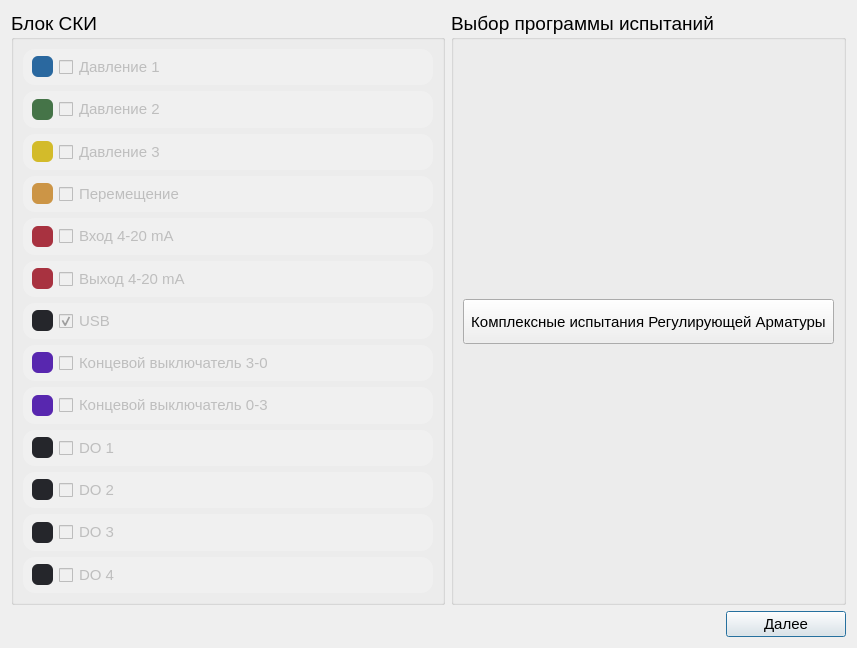
<?xml version="1.0" encoding="UTF-8"?>
<ui version="4.0">
 <class>SelectTests</class>
 <widget class="QDialog" name="SelectTests">
  <property name="geometry">
   <rect>
    <x>0</x>
    <y>0</y>
    <width>857</width>
    <height>648</height>
   </rect>
  </property>
  <property name="windowTitle">
   <string>Выбор программы испытаний</string>
  </property>
  <layout class="QVBoxLayout" name="verticalLayout_3">
   <item>
    <layout class="QHBoxLayout" name="horizontalLayout_2">
     <item>
      <widget class="QGroupBox" name="groupBox">
       <property name="font">
        <font>
         <family>Segoe UI</family>
         <pointsize>14</pointsize>
         <bold>false</bold>
        </font>
       </property>
       <property name="title">
        <string>Блок СКИ</string>
       </property>
       <layout class="QVBoxLayout" name="verticalLayout">
        <item>
         <widget class="QFrame" name="frame_pressure_1">
          <property name="enabled">
           <bool>false</bool>
          </property>
          <property name="sizePolicy">
           <sizepolicy hsizetype="Expanding" vsizetype="Preferred">
            <horstretch>0</horstretch>
            <verstretch>0</verstretch>
           </sizepolicy>
          </property>
          <property name="styleSheet">
           <string notr="true">background-color: #F0F0F0;
border-radius: 12px;</string>
          </property>
          <property name="frameShape">
           <enum>QFrame::Shape::StyledPanel</enum>
          </property>
          <property name="frameShadow">
           <enum>QFrame::Shadow::Raised</enum>
          </property>
          <layout class="QHBoxLayout" name="horizontalLayout_15">
           <property name="spacing">
            <number>6</number>
           </property>
           <property name="leftMargin">
            <number>9</number>
           </property>
           <property name="topMargin">
            <number>0</number>
           </property>
           <property name="rightMargin">
            <number>9</number>
           </property>
           <property name="bottomMargin">
            <number>0</number>
           </property>
           <item>
            <widget class="QWidget" name="pressure_1_color" native="true">
             <property name="minimumSize">
              <size>
               <width>21</width>
               <height>21</height>
              </size>
             </property>
             <property name="maximumSize">
              <size>
               <width>21</width>
               <height>21</height>
              </size>
             </property>
             <property name="font">
              <font>
               <pointsize>5</pointsize>
              </font>
             </property>
             <property name="styleSheet">
              <string notr="true">background-color: #2A689F;
border-radius: 6px;</string>
             </property>
            </widget>
           </item>
           <item>
            <widget class="QCheckBox" name="check_box_pressure_1">
             <property name="minimumSize">
              <size>
               <width>0</width>
               <height>32</height>
              </size>
             </property>
             <property name="font">
              <font>
               <family>Segoe UI</family>
               <pointsize>11</pointsize>
               <bold>false</bold>
               <underline>false</underline>
              </font>
             </property>
             <property name="mouseTracking">
              <bool>true</bool>
             </property>
             <property name="styleSheet">
              <string notr="true"/>
             </property>
             <property name="text">
              <string>Давление 1</string>
             </property>
            </widget>
           </item>
          </layout>
         </widget>
        </item>
        <item>
         <widget class="QFrame" name="frame_pressure_2">
          <property name="enabled">
           <bool>false</bool>
          </property>
          <property name="sizePolicy">
           <sizepolicy hsizetype="Expanding" vsizetype="Preferred">
            <horstretch>0</horstretch>
            <verstretch>0</verstretch>
           </sizepolicy>
          </property>
          <property name="styleSheet">
           <string notr="true">background-color: #F0F0F0;
border-radius: 12px;</string>
          </property>
          <property name="frameShape">
           <enum>QFrame::Shape::StyledPanel</enum>
          </property>
          <property name="frameShadow">
           <enum>QFrame::Shadow::Raised</enum>
          </property>
          <layout class="QHBoxLayout" name="horizontalLayout_16">
           <property name="leftMargin">
            <number>9</number>
           </property>
           <property name="topMargin">
            <number>0</number>
           </property>
           <property name="rightMargin">
            <number>9</number>
           </property>
           <property name="bottomMargin">
            <number>0</number>
           </property>
           <item>
            <widget class="QWidget" name="pressure_2_color" native="true">
             <property name="minimumSize">
              <size>
               <width>21</width>
               <height>21</height>
              </size>
             </property>
             <property name="maximumSize">
              <size>
               <width>21</width>
               <height>21</height>
              </size>
             </property>
             <property name="styleSheet">
              <string notr="true">background-color: #457448;
border-radius: 6px;</string>
             </property>
            </widget>
           </item>
           <item>
            <widget class="QCheckBox" name="check_box_pressure_2">
             <property name="minimumSize">
              <size>
               <width>0</width>
               <height>32</height>
              </size>
             </property>
             <property name="font">
              <font>
               <family>Segoe UI</family>
               <pointsize>11</pointsize>
               <bold>false</bold>
               <underline>false</underline>
              </font>
             </property>
             <property name="styleSheet">
              <string notr="true"/>
             </property>
             <property name="text">
              <string>Давление 2</string>
             </property>
            </widget>
           </item>
          </layout>
         </widget>
        </item>
        <item>
         <widget class="QFrame" name="frame_pressure_3">
          <property name="enabled">
           <bool>false</bool>
          </property>
          <property name="sizePolicy">
           <sizepolicy hsizetype="Expanding" vsizetype="Preferred">
            <horstretch>0</horstretch>
            <verstretch>0</verstretch>
           </sizepolicy>
          </property>
          <property name="styleSheet">
           <string notr="true">background-color: #F0F0F0;
border-radius: 12px;</string>
          </property>
          <property name="frameShape">
           <enum>QFrame::Shape::StyledPanel</enum>
          </property>
          <property name="frameShadow">
           <enum>QFrame::Shadow::Raised</enum>
          </property>
          <layout class="QHBoxLayout" name="horizontalLayout_17">
           <property name="leftMargin">
            <number>9</number>
           </property>
           <property name="topMargin">
            <number>0</number>
           </property>
           <property name="rightMargin">
            <number>9</number>
           </property>
           <property name="bottomMargin">
            <number>0</number>
           </property>
           <item>
            <widget class="QWidget" name="pressure_3_color" native="true">
             <property name="minimumSize">
              <size>
               <width>21</width>
               <height>21</height>
              </size>
             </property>
             <property name="maximumSize">
              <size>
               <width>21</width>
               <height>21</height>
              </size>
             </property>
             <property name="styleSheet">
              <string notr="true">background-color: #D3BB2A;
border-radius: 6px;</string>
             </property>
            </widget>
           </item>
           <item>
            <widget class="QCheckBox" name="check_box_pressure_3">
             <property name="minimumSize">
              <size>
               <width>0</width>
               <height>32</height>
              </size>
             </property>
             <property name="font">
              <font>
               <family>Segoe UI</family>
               <pointsize>11</pointsize>
               <bold>false</bold>
               <underline>false</underline>
              </font>
             </property>
             <property name="styleSheet">
              <string notr="true"/>
             </property>
             <property name="text">
              <string>Давление 3</string>
             </property>
            </widget>
           </item>
          </layout>
         </widget>
        </item>
        <item>
         <widget class="QFrame" name="frame_moving">
          <property name="enabled">
           <bool>false</bool>
          </property>
          <property name="styleSheet">
           <string notr="true">background-color: #F0F0F0;
border-radius: 12px;</string>
          </property>
          <property name="frameShape">
           <enum>QFrame::Shape::StyledPanel</enum>
          </property>
          <property name="frameShadow">
           <enum>QFrame::Shadow::Raised</enum>
          </property>
          <layout class="QHBoxLayout" name="horizontalLayout_18">
           <property name="leftMargin">
            <number>9</number>
           </property>
           <property name="topMargin">
            <number>0</number>
           </property>
           <property name="rightMargin">
            <number>9</number>
           </property>
           <property name="bottomMargin">
            <number>0</number>
           </property>
           <item>
            <widget class="QWidget" name="moving_color" native="true">
             <property name="minimumSize">
              <size>
               <width>21</width>
               <height>21</height>
              </size>
             </property>
             <property name="maximumSize">
              <size>
               <width>21</width>
               <height>21</height>
              </size>
             </property>
             <property name="styleSheet">
              <string notr="true">background-color: #CC9546;
border-radius: 6px;</string>
             </property>
            </widget>
           </item>
           <item>
            <widget class="QCheckBox" name="check_box_moving">
             <property name="minimumSize">
              <size>
               <width>0</width>
               <height>32</height>
              </size>
             </property>
             <property name="font">
              <font>
               <family>Segoe UI</family>
               <pointsize>11</pointsize>
               <bold>false</bold>
               <underline>false</underline>
              </font>
             </property>
             <property name="styleSheet">
              <string notr="true"/>
             </property>
             <property name="text">
              <string>Перемещение</string>
             </property>
            </widget>
           </item>
          </layout>
         </widget>
        </item>
        <item>
         <widget class="QFrame" name="frame_input_4_20_mA">
          <property name="enabled">
           <bool>false</bool>
          </property>
          <property name="styleSheet">
           <string notr="true">background-color: #F0F0F0;
border-radius: 12px;</string>
          </property>
          <property name="frameShape">
           <enum>QFrame::Shape::StyledPanel</enum>
          </property>
          <property name="frameShadow">
           <enum>QFrame::Shadow::Raised</enum>
          </property>
          <layout class="QHBoxLayout" name="horizontalLayout_19">
           <property name="leftMargin">
            <number>9</number>
           </property>
           <property name="topMargin">
            <number>0</number>
           </property>
           <property name="rightMargin">
            <number>9</number>
           </property>
           <property name="bottomMargin">
            <number>0</number>
           </property>
           <item>
            <widget class="QWidget" name="input_4_20_mA_color" native="true">
             <property name="minimumSize">
              <size>
               <width>21</width>
               <height>21</height>
              </size>
             </property>
             <property name="maximumSize">
              <size>
               <width>21</width>
               <height>21</height>
              </size>
             </property>
             <property name="styleSheet">
              <string notr="true">background-color: #A83240;
border-radius: 6px;</string>
             </property>
            </widget>
           </item>
           <item>
            <widget class="QCheckBox" name="check_box_input_4_20_mA">
             <property name="minimumSize">
              <size>
               <width>0</width>
               <height>32</height>
              </size>
             </property>
             <property name="font">
              <font>
               <family>Segoe UI</family>
               <pointsize>11</pointsize>
               <bold>false</bold>
               <underline>false</underline>
              </font>
             </property>
             <property name="styleSheet">
              <string notr="true"/>
             </property>
             <property name="text">
              <string>Вход 4-20 mA</string>
             </property>
            </widget>
           </item>
          </layout>
         </widget>
        </item>
        <item>
         <widget class="QFrame" name="frame_output_4_20_mA">
          <property name="enabled">
           <bool>false</bool>
          </property>
          <property name="styleSheet">
           <string notr="true">background-color: #F0F0F0;
border-radius: 12px;</string>
          </property>
          <property name="frameShape">
           <enum>QFrame::Shape::StyledPanel</enum>
          </property>
          <property name="frameShadow">
           <enum>QFrame::Shadow::Raised</enum>
          </property>
          <layout class="QHBoxLayout" name="horizontalLayout_22">
           <property name="leftMargin">
            <number>9</number>
           </property>
           <property name="topMargin">
            <number>0</number>
           </property>
           <property name="rightMargin">
            <number>9</number>
           </property>
           <property name="bottomMargin">
            <number>0</number>
           </property>
           <item>
            <widget class="QWidget" name="output_4_20_mA_color" native="true">
             <property name="minimumSize">
              <size>
               <width>21</width>
               <height>21</height>
              </size>
             </property>
             <property name="maximumSize">
              <size>
               <width>21</width>
               <height>21</height>
              </size>
             </property>
             <property name="styleSheet">
              <string notr="true">background-color: #A83240;
border-radius: 6px;</string>
             </property>
            </widget>
           </item>
           <item>
            <widget class="QCheckBox" name="check_box_output_4_20_mA">
             <property name="minimumSize">
              <size>
               <width>0</width>
               <height>32</height>
              </size>
             </property>
             <property name="font">
              <font>
               <family>Segoe UI</family>
               <pointsize>11</pointsize>
               <bold>false</bold>
               <underline>false</underline>
              </font>
             </property>
             <property name="styleSheet">
              <string notr="true"/>
             </property>
             <property name="text">
              <string>Выход 4-20 mA</string>
             </property>
            </widget>
           </item>
          </layout>
         </widget>
        </item>
        <item>
         <widget class="QFrame" name="frame_usb">
          <property name="enabled">
           <bool>false</bool>
          </property>
          <property name="styleSheet">
           <string notr="true">background-color: #F0F0F0;
border-radius: 12px;</string>
          </property>
          <property name="frameShape">
           <enum>QFrame::Shape::StyledPanel</enum>
          </property>
          <property name="frameShadow">
           <enum>QFrame::Shadow::Raised</enum>
          </property>
          <layout class="QHBoxLayout" name="horizontalLayout_24">
           <property name="leftMargin">
            <number>9</number>
           </property>
           <property name="topMargin">
            <number>0</number>
           </property>
           <property name="rightMargin">
            <number>9</number>
           </property>
           <property name="bottomMargin">
            <number>0</number>
           </property>
           <item>
            <widget class="QWidget" name="usb_color" native="true">
             <property name="minimumSize">
              <size>
               <width>21</width>
               <height>21</height>
              </size>
             </property>
             <property name="maximumSize">
              <size>
               <width>21</width>
               <height>21</height>
              </size>
             </property>
             <property name="styleSheet">
              <string notr="true">background-color: #25262B;
border-radius: 6px;</string>
             </property>
            </widget>
           </item>
           <item>
            <widget class="QCheckBox" name="check_box_usb">
             <property name="enabled">
              <bool>false</bool>
             </property>
             <property name="minimumSize">
              <size>
               <width>0</width>
               <height>32</height>
              </size>
             </property>
             <property name="font">
              <font>
               <family>Segoe UI</family>
               <pointsize>11</pointsize>
               <bold>false</bold>
               <underline>false</underline>
              </font>
             </property>
             <property name="mouseTracking">
              <bool>true</bool>
             </property>
             <property name="tabletTracking">
              <bool>false</bool>
             </property>
             <property name="styleSheet">
              <string notr="true"/>
             </property>
             <property name="text">
              <string>USB</string>
             </property>
             <property name="checked">
              <bool>true</bool>
             </property>
            </widget>
           </item>
          </layout>
         </widget>
        </item>
        <item>
         <widget class="QFrame" name="frame_imit_switch_3_0">
          <property name="enabled">
           <bool>false</bool>
          </property>
          <property name="styleSheet">
           <string notr="true">background-color: #F0F0F0;
border-radius: 12px;</string>
          </property>
          <property name="frameShape">
           <enum>QFrame::Shape::StyledPanel</enum>
          </property>
          <property name="frameShadow">
           <enum>QFrame::Shadow::Raised</enum>
          </property>
          <layout class="QHBoxLayout" name="horizontalLayout_20">
           <property name="leftMargin">
            <number>9</number>
           </property>
           <property name="topMargin">
            <number>0</number>
           </property>
           <property name="rightMargin">
            <number>9</number>
           </property>
           <property name="bottomMargin">
            <number>0</number>
           </property>
           <item>
            <widget class="QWidget" name="imit_switch_3_0_color" native="true">
             <property name="minimumSize">
              <size>
               <width>21</width>
               <height>21</height>
              </size>
             </property>
             <property name="maximumSize">
              <size>
               <width>21</width>
               <height>21</height>
              </size>
             </property>
             <property name="styleSheet">
              <string notr="true">background-color: #5827AF;
border-radius: 6px;</string>
             </property>
            </widget>
           </item>
           <item>
            <widget class="QCheckBox" name="check_box_imit_switch_3_0">
             <property name="minimumSize">
              <size>
               <width>0</width>
               <height>32</height>
              </size>
             </property>
             <property name="font">
              <font>
               <family>Segoe UI</family>
               <pointsize>11</pointsize>
               <bold>false</bold>
               <underline>false</underline>
              </font>
             </property>
             <property name="styleSheet">
              <string notr="true"/>
             </property>
             <property name="text">
              <string>Концевой выключатель 3-0</string>
             </property>
            </widget>
           </item>
          </layout>
         </widget>
        </item>
        <item>
         <widget class="QFrame" name="frame_imit_switch_0_3">
          <property name="enabled">
           <bool>false</bool>
          </property>
          <property name="styleSheet">
           <string notr="true">background-color: #F0F0F0;
border-radius: 12px;</string>
          </property>
          <property name="frameShape">
           <enum>QFrame::Shape::StyledPanel</enum>
          </property>
          <property name="frameShadow">
           <enum>QFrame::Shadow::Raised</enum>
          </property>
          <layout class="QHBoxLayout" name="horizontalLayout_21">
           <property name="leftMargin">
            <number>9</number>
           </property>
           <property name="topMargin">
            <number>0</number>
           </property>
           <property name="rightMargin">
            <number>9</number>
           </property>
           <property name="bottomMargin">
            <number>0</number>
           </property>
           <item>
            <widget class="QWidget" name="imit_switch_0_3_color" native="true">
             <property name="minimumSize">
              <size>
               <width>21</width>
               <height>21</height>
              </size>
             </property>
             <property name="maximumSize">
              <size>
               <width>21</width>
               <height>21</height>
              </size>
             </property>
             <property name="styleSheet">
              <string notr="true">background-color: #5827AF;
border-radius: 6px;</string>
             </property>
            </widget>
           </item>
           <item>
            <widget class="QCheckBox" name="check_box_imit_switch_0_3">
             <property name="minimumSize">
              <size>
               <width>0</width>
               <height>32</height>
              </size>
             </property>
             <property name="font">
              <font>
               <family>Segoe UI</family>
               <pointsize>11</pointsize>
               <bold>false</bold>
               <underline>false</underline>
              </font>
             </property>
             <property name="styleSheet">
              <string notr="true"/>
             </property>
             <property name="text">
              <string>Концевой выключатель 0-3</string>
             </property>
             <property name="checked">
              <bool>false</bool>
             </property>
             <property name="autoRepeat">
              <bool>false</bool>
             </property>
             <property name="autoExclusive">
              <bool>false</bool>
             </property>
             <property name="tristate">
              <bool>false</bool>
             </property>
            </widget>
           </item>
          </layout>
         </widget>
        </item>
        <item>
         <widget class="QFrame" name="frame_do_1">
          <property name="enabled">
           <bool>false</bool>
          </property>
          <property name="styleSheet">
           <string notr="true">background-color: #F0F0F0;
border-radius: 12px;</string>
          </property>
          <property name="frameShape">
           <enum>QFrame::Shape::StyledPanel</enum>
          </property>
          <property name="frameShadow">
           <enum>QFrame::Shadow::Raised</enum>
          </property>
          <layout class="QHBoxLayout" name="horizontalLayout_27">
           <property name="leftMargin">
            <number>9</number>
           </property>
           <property name="topMargin">
            <number>0</number>
           </property>
           <property name="rightMargin">
            <number>9</number>
           </property>
           <property name="bottomMargin">
            <number>0</number>
           </property>
           <item>
            <widget class="QWidget" name="do_1_color" native="true">
             <property name="minimumSize">
              <size>
               <width>21</width>
               <height>21</height>
              </size>
             </property>
             <property name="maximumSize">
              <size>
               <width>21</width>
               <height>21</height>
              </size>
             </property>
             <property name="styleSheet">
              <string notr="true">background-color: #25262B;
border-radius: 6px;</string>
             </property>
            </widget>
           </item>
           <item>
            <widget class="QCheckBox" name="check_box_do_1">
             <property name="minimumSize">
              <size>
               <width>0</width>
               <height>32</height>
              </size>
             </property>
             <property name="font">
              <font>
               <family>Segoe UI</family>
               <pointsize>11</pointsize>
               <bold>false</bold>
               <underline>false</underline>
              </font>
             </property>
             <property name="styleSheet">
              <string notr="true"/>
             </property>
             <property name="text">
              <string>DO 1</string>
             </property>
             <property name="checkable">
              <bool>true</bool>
             </property>
             <property name="checked">
              <bool>false</bool>
             </property>
            </widget>
           </item>
          </layout>
         </widget>
        </item>
        <item>
         <widget class="QFrame" name="frame_do_2">
          <property name="enabled">
           <bool>false</bool>
          </property>
          <property name="styleSheet">
           <string notr="true">background-color: #F0F0F0;
border-radius: 12px;</string>
          </property>
          <property name="frameShape">
           <enum>QFrame::Shape::StyledPanel</enum>
          </property>
          <property name="frameShadow">
           <enum>QFrame::Shadow::Raised</enum>
          </property>
          <layout class="QHBoxLayout" name="horizontalLayout_23">
           <property name="leftMargin">
            <number>9</number>
           </property>
           <property name="topMargin">
            <number>0</number>
           </property>
           <property name="rightMargin">
            <number>9</number>
           </property>
           <property name="bottomMargin">
            <number>0</number>
           </property>
           <item>
            <widget class="QWidget" name="do_2_color" native="true">
             <property name="minimumSize">
              <size>
               <width>21</width>
               <height>21</height>
              </size>
             </property>
             <property name="maximumSize">
              <size>
               <width>21</width>
               <height>21</height>
              </size>
             </property>
             <property name="styleSheet">
              <string notr="true">background-color: #25262B;
border-radius: 6px;</string>
             </property>
            </widget>
           </item>
           <item>
            <widget class="QCheckBox" name="check_box_do_2">
             <property name="minimumSize">
              <size>
               <width>0</width>
               <height>32</height>
              </size>
             </property>
             <property name="font">
              <font>
               <family>Segoe UI</family>
               <pointsize>11</pointsize>
               <bold>false</bold>
               <underline>false</underline>
              </font>
             </property>
             <property name="styleSheet">
              <string notr="true"/>
             </property>
             <property name="text">
              <string>DO 2</string>
             </property>
            </widget>
           </item>
          </layout>
         </widget>
        </item>
        <item>
         <widget class="QFrame" name="frame_do_3">
          <property name="enabled">
           <bool>false</bool>
          </property>
          <property name="styleSheet">
           <string notr="true">background-color: #F0F0F0;
border-radius: 12px;</string>
          </property>
          <property name="frameShape">
           <enum>QFrame::Shape::StyledPanel</enum>
          </property>
          <property name="frameShadow">
           <enum>QFrame::Shadow::Raised</enum>
          </property>
          <layout class="QHBoxLayout" name="horizontalLayout_25">
           <property name="leftMargin">
            <number>9</number>
           </property>
           <property name="topMargin">
            <number>0</number>
           </property>
           <property name="rightMargin">
            <number>9</number>
           </property>
           <property name="bottomMargin">
            <number>0</number>
           </property>
           <item>
            <widget class="QWidget" name="do_3_color" native="true">
             <property name="minimumSize">
              <size>
               <width>21</width>
               <height>21</height>
              </size>
             </property>
             <property name="maximumSize">
              <size>
               <width>21</width>
               <height>21</height>
              </size>
             </property>
             <property name="styleSheet">
              <string notr="true">background-color: #25262B;
border-radius: 6px;</string>
             </property>
            </widget>
           </item>
           <item>
            <widget class="QCheckBox" name="check_box_do_3">
             <property name="minimumSize">
              <size>
               <width>0</width>
               <height>32</height>
              </size>
             </property>
             <property name="font">
              <font>
               <family>Segoe UI</family>
               <pointsize>11</pointsize>
               <bold>false</bold>
               <underline>false</underline>
              </font>
             </property>
             <property name="styleSheet">
              <string notr="true"/>
             </property>
             <property name="text">
              <string>DO 3</string>
             </property>
            </widget>
           </item>
          </layout>
         </widget>
        </item>
        <item>
         <widget class="QFrame" name="frame_do_4">
          <property name="enabled">
           <bool>false</bool>
          </property>
          <property name="styleSheet">
           <string notr="true">background-color: #F0F0F0;
border-radius: 12px;</string>
          </property>
          <property name="frameShape">
           <enum>QFrame::Shape::StyledPanel</enum>
          </property>
          <property name="frameShadow">
           <enum>QFrame::Shadow::Raised</enum>
          </property>
          <layout class="QHBoxLayout" name="horizontalLayout_26">
           <property name="leftMargin">
            <number>9</number>
           </property>
           <property name="topMargin">
            <number>0</number>
           </property>
           <property name="rightMargin">
            <number>9</number>
           </property>
           <property name="bottomMargin">
            <number>0</number>
           </property>
           <item>
            <widget class="QWidget" name="do_4_color" native="true">
             <property name="minimumSize">
              <size>
               <width>21</width>
               <height>21</height>
              </size>
             </property>
             <property name="maximumSize">
              <size>
               <width>21</width>
               <height>21</height>
              </size>
             </property>
             <property name="styleSheet">
              <string notr="true">background-color: #25262B;
border-radius: 6px;</string>
             </property>
            </widget>
           </item>
           <item>
            <widget class="QCheckBox" name="check_box_do_4">
             <property name="minimumSize">
              <size>
               <width>0</width>
               <height>32</height>
              </size>
             </property>
             <property name="font">
              <font>
               <family>Segoe UI</family>
               <pointsize>11</pointsize>
               <bold>false</bold>
               <underline>false</underline>
              </font>
             </property>
             <property name="styleSheet">
              <string notr="true"/>
             </property>
             <property name="text">
              <string>DO 4</string>
             </property>
            </widget>
           </item>
          </layout>
         </widget>
        </item>
       </layout>
      </widget>
     </item>
     <item>
      <widget class="QGroupBox" name="groupBox_2">
       <property name="font">
        <font>
         <family>Segoe UI</family>
         <pointsize>14</pointsize>
         <bold>false</bold>
        </font>
       </property>
       <property name="title">
        <string>Выбор программы испытаний</string>
       </property>
       <layout class="QVBoxLayout" name="verticalLayout_2">
        <item>
         <spacer name="verticalSpacer_2">
          <property name="orientation">
           <enum>Qt::Orientation::Vertical</enum>
          </property>
          <property name="sizeHint" stdset="0">
           <size>
            <width>20</width>
            <height>40</height>
           </size>
          </property>
         </spacer>
        </item>
        <item>
         <widget class="QToolButton" name="button_C_CVT">
          <property name="sizePolicy">
           <sizepolicy hsizetype="Preferred" vsizetype="Preferred">
            <horstretch>0</horstretch>
            <verstretch>0</verstretch>
           </sizepolicy>
          </property>
          <property name="minimumSize">
           <size>
            <width>0</width>
            <height>45</height>
           </size>
          </property>
          <property name="font">
           <font>
            <family>Segoe UI</family>
            <pointsize>11</pointsize>
            <italic>false</italic>
            <bold>false</bold>
           </font>
          </property>
          <property name="styleSheet">
           <string notr="true"/>
          </property>
          <property name="text">
           <string>Комплексные испытания Регулирующей Арматуры</string>
          </property>
          <property name="shortcut">
           <string>1</string>
          </property>
         </widget>
        </item>
        <item>
         <spacer name="verticalSpacer">
          <property name="orientation">
           <enum>Qt::Orientation::Vertical</enum>
          </property>
          <property name="sizeHint" stdset="0">
           <size>
            <width>20</width>
            <height>40</height>
           </size>
          </property>
         </spacer>
        </item>
       </layout>
      </widget>
     </item>
    </layout>
   </item>
   <item>
    <layout class="QHBoxLayout" name="horizontalLayout">
     <item>
      <spacer name="horizontalSpacer">
       <property name="orientation">
        <enum>Qt::Orientation::Horizontal</enum>
       </property>
       <property name="sizeHint" stdset="0">
        <size>
         <width>40</width>
         <height>20</height>
        </size>
       </property>
      </spacer>
     </item>
     <item>
      <widget class="QPushButton" name="entry_testing">
       <property name="enabled">
        <bool>true</bool>
       </property>
       <property name="minimumSize">
        <size>
         <width>120</width>
         <height>0</height>
        </size>
       </property>
       <property name="font">
        <font>
         <pointsize>11</pointsize>
        </font>
       </property>
       <property name="text">
        <string>Далее</string>
       </property>
      </widget>
     </item>
    </layout>
   </item>
  </layout>
 </widget>
 <tabstops>
  <tabstop>button_C_CVT</tabstop>
  <tabstop>entry_testing</tabstop>
  <tabstop>check_box_pressure_1</tabstop>
  <tabstop>check_box_pressure_2</tabstop>
  <tabstop>check_box_pressure_3</tabstop>
  <tabstop>check_box_moving</tabstop>
  <tabstop>check_box_input_4_20_mA</tabstop>
  <tabstop>check_box_output_4_20_mA</tabstop>
  <tabstop>check_box_usb</tabstop>
  <tabstop>check_box_imit_switch_3_0</tabstop>
  <tabstop>check_box_imit_switch_0_3</tabstop>
  <tabstop>check_box_do_1</tabstop>
  <tabstop>check_box_do_2</tabstop>
  <tabstop>check_box_do_3</tabstop>
  <tabstop>check_box_do_4</tabstop>
 </tabstops>
 <resources/>
 <connections/>
</ui>
